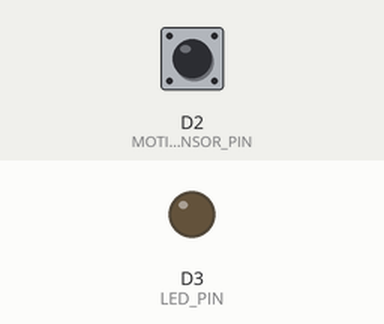
Recording of a sketch running on a simulated ESP8266 (NodeMCU). On the bench: output pins drawn as LEDs (lit = HIGH). Inputs (shaded band) come from the test bench; at power-on: D2 (MOTION_SENSOR_PIN) LOW. What the sketch prints to the serial monitor is not drawn.

Above: at 1.2 s.
1.3 s: D2 (MOTION_SENSOR_PIN) driven HIGH
At 2.0 s:
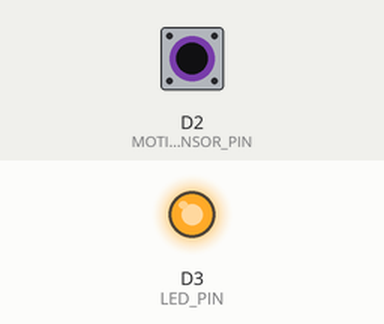
2.8 s: D2 (MOTION_SENSOR_PIN) driven LOW
At 3.6 s:
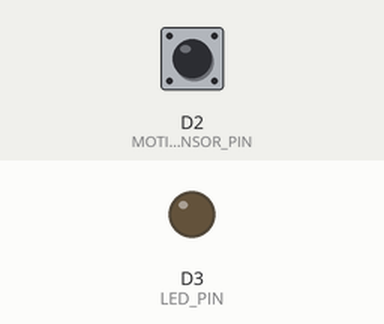
5.8 s: D2 (MOTION_SENSOR_PIN) pulsed HIGH 2 times (0.12 s each, 0.3 s apart)
At 6.6 s:
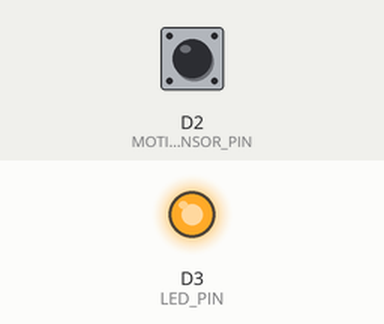
9.4 s: D2 (MOTION_SENSOR_PIN) pulsed HIGH 2 times (0.12 s each, 0.3 s apart)
At 11.4 s:
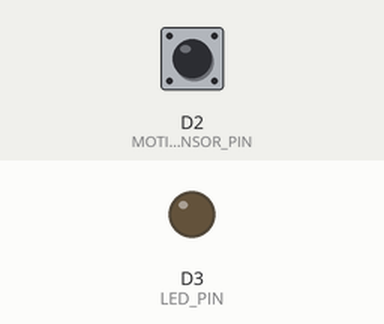
Timing chart, 0 to 12.9 s (numbered marks = the images above; inputs shaded):
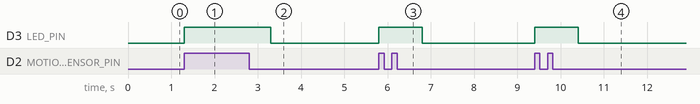

The sketch:

esp8266.ino
```cpp
#define MOTION_SENSOR_PIN D2
#define LED_PIN D3

bool motionDetected = false;

void setup() {
  pinMode(MOTION_SENSOR_PIN, INPUT);
  pinMode(LED_PIN, OUTPUT);
  Serial.begin(115200);
}

void loop() {
  motionDetected = digitalRead(MOTION_SENSOR_PIN);

  if (motionDetected) {
    digitalWrite(LED_PIN, HIGH);
    Serial.println("Motion Detected - LED ON");
    delay(1000); // Delay to prevent rapid toggling due to sensor's persistence
  } else {
    digitalWrite(LED_PIN, LOW);
    Serial.println("No Motion Detected - LED OFF");
  }
}
```

Measured:
- after the input at 1.3 s, D3 (LED_PIN): LOW → HIGH at once
- after the input at 2.8 s, D3 (LED_PIN): HIGH → LOW after 0.50 s
- after the input at 5.8 s, D3 (LED_PIN): LOW → HIGH at once, → LOW 1.0 s later
- after the input at 9.4 s, D3 (LED_PIN): LOW → HIGH at once, → LOW 1.0 s later
